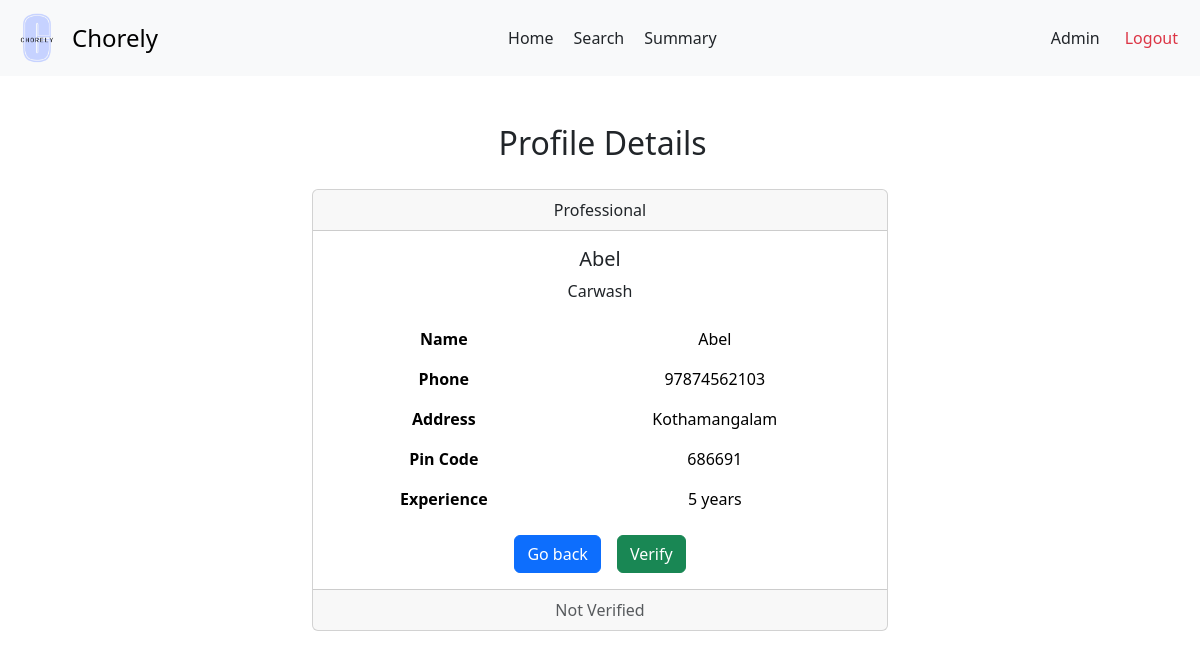
The app's page /admin/view/pro/3, older data.
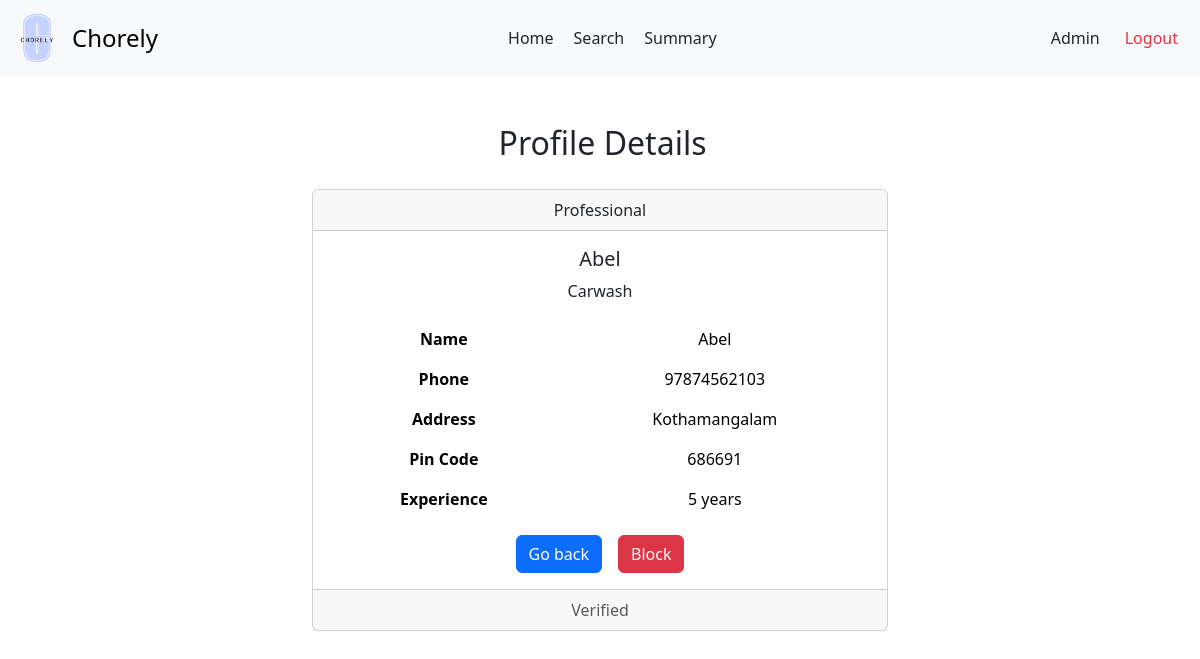
The same page, newer data.
### backend/adminController.py (the view)
@app.route('/admin/view/pro/<int:pro_id>', methods =['GET'])
def view_pro(pro_id):
  pro = ServiceProfessionals.query.get(pro_id)
  return render_template('admin-view-pro.html', pro = pro)

### templates/admin-view-pro.html (shortened to what this page needs)
<!DOCTYPE html>
<html lang="en">
<head>
  <link href="https://cdn.jsdelivr.net/npm/bootstrap@5.3.3/dist/css/bootstrap.min.css" rel="stylesheet">
  <link rel="stylesheet" href="{{ url_for('static', filename = 'prof-dash.css')}}">
  <link rel="stylesheet" href="{{ url_for('static', filename = 'navbar.css')}}">
</head>
<body>
  <nav class="navbar bg-body-tertiary">
    <div class="container-fluid">
      <a class="navbar-brand d-flex align-items-center" href="#" style="text-decoration: none;">
        <img src="{{ url_for('static', filename = 'logo.png')}}" alt="Chorely Logo" width="50" height="50" id="logo">
        <span style="font-size: 1.5rem;">Chorely</span>
      </a>
      <div style="display: flex;">
        <a class="nav-link active" aria-current="page" href="#">Home</a>
        <a class="nav-link" href="#">Search</a>
        <a class="nav-link" href="#">Summary</a>
      </div>
      <div class="d-flex text text-end">
        <a class="nav-link" href="/admin">Admin</a>
        <a class="nav-link text-danger" href="/userlogin">Logout</a>
      </div>
    </div>
  </nav>
  <div id="main">
    <div id="canvas">
      <br>
      <h2 class="headings text text-center">Profile Details</h2><br>
      <div class="card text-center" style="width: 60%; margin: auto;">
        <div class="card-header">
          Professional
        </div>
        <div class="card-body">
          <h5 class="card-title">{{ pro.name }}</h5>
          <p class="card-text">{{ pro.service.name }}</p>
          <table class="table table-borderless mb-3">
            <tbody>
              <tr>
                <th>Name</th>
                <td>{{ pro.name | title }}</td>
              </tr>
              <tr>
                <th>Phone</th>
                <td>{{ pro.phone }}</td>
              </tr>
              <tr>
                <th>Address</th>
                <td>{{ pro.address | title }}</td>
              </tr>
              <tr>
                <th>Pin Code</th>
                <td>{{ pro.pin_code }}</td>
              </tr>
              <tr>
                <th>Experience</th>
                <td>{{ pro.experience_years | int }} years</td>
              </tr>
            </tbody>
          </table>
          <div class="text justify-content-center d-flex">
            <a href="javascript: history.back()" class="btn btn-primary ms-3">Go back</a>
            {% if pro.profile_verified %}
            <a href="/admin/block/prof/{{pro.professional_id }}" class="btn btn-danger mx-3">Block</a>
            {% else %}
              <a href="/admin/approve/prof/{{ pro.professional_id }}" class="btn btn-success mx-3">Verify</a>
            {% endif %}
          </div>
        </div>
        <div class="card-footer text-body-secondary">
          {% if pro.profile_verified %}
            Verified
          {% else %}
            Not Verified
          {% endif %}
        </div>
      </div>
</body>
</html>

Row changes from the older to the newer data that the page shows:
changed ServiceProfessionals "Abel": profile_verified False → True (drawn)
Text that changed along with them:
text no longer shown: "Verify Not Verified"
text now shown: "Block Verified"
